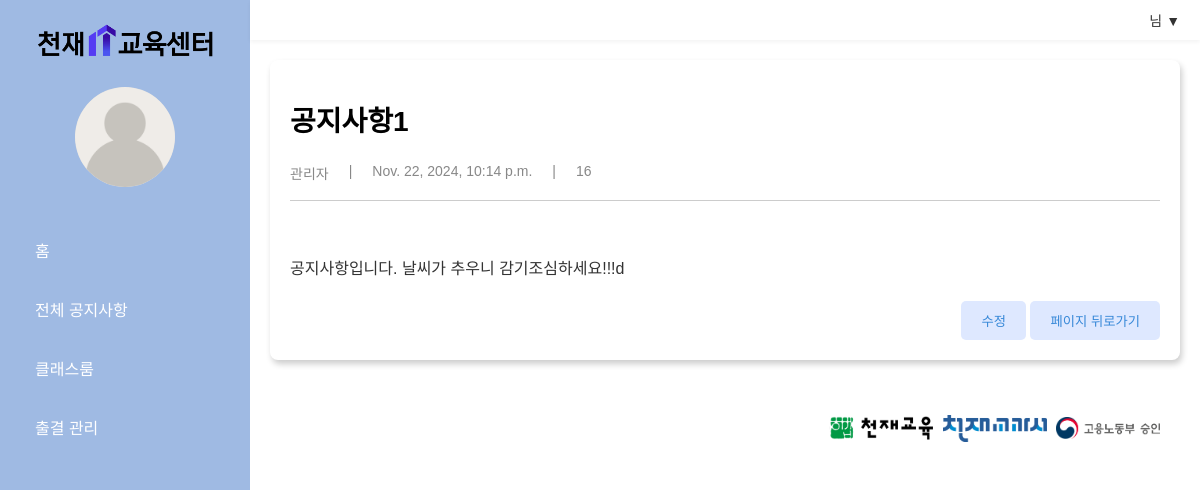
/notices/content/2, run on the app's committed database.
### managementapp/models.py (models this page shows)
class Documents(models.Model):
    title = models.TextField(max_length=300)
    writer = models.CharField(max_length=200)
    content = models.TextField()
    rdate = models.DateTimeField()
    udate = models.DateTimeField()
    view_count = models.IntegerField()

### managementapp/views.py (the view)
# urls.py: path('notices/content/<int:id>',views.notice_content, name='notice_content'),
def notice_content(request,id):
    template = loader.get_template('notices/notice_content.html')
    document=Documents.objects.get(id=id)
    document.view_count += 1
    document.save()
    context = {
        'document': document
    }
    return HttpResponse(template.render(context,request))

### managementapp/templates/notices/notice_content.html
{% extends "base.html" %}
{%load static%}
{% block content %}
<link rel="stylesheet" href="{% static 'css/content.css' %}">
<div class="notice-detail-container">
  <h1 class="notice-title">{{document.title}}</h1>
  <div class="notice-info">
    <p>{{document.writer}}</p>
    <p>|</p>
    <p>{{document.rdate}}</p>
    <p>|</p>
    <p>{{document.view_count}}</p>
  </div>
  <br/><br/>
  <div class="notice-content">{{document.content}}</div>
  <div class="button-container">
    <button class="buttons" onclick="location.href='../update/{{document.id}}'">수정</button>
    <button class="buttons" onclick="location.href='../'">페이지 뒤로가기</button>
  </div>
</div>
{% endblock %}

### managementapp/static/css/base.css (style rules this page uses)
body { margin: 0; font-family: Arial, sans-serif; background-color: #fff; display: flex; flex-direction: column; }

### managementapp/static/css/content.css (style rules this page uses)
.notice-detail-container { padding: 20px; background-color: #fff; border-radius: 8px; box-shadow: 2px 4px 6px rgba(0.1, 0, 0, 0.2); }
.notice-title { font-size: 28px; font-weight: bold; margin-bottom: 10px; }
.notice-info { display: flex; justify-content: flex; gap: 20px; margin-bottom: 20px; border-bottom: 1px solid #ccc; padding-bottom: 3px; }
.notice-info p { color: #888; font-size: 14px; }
.notice-content { font-size: 16px; line-height: 1.5; color: #333; }
.button-container { margin-top: 20px; text-align: right; justify-content: flex-end; }
.buttons { display: inline-block; background-color: #DEE8FF; color: #3788D8; padding: 10px 20px; border: none; border-radius: 5px; cursor: pointer; }

### data on the page
Documents: title "공지사항1", writer "관리자", rdate "Nov. 22, 2024, 10:14 p.m.", view_count "16", content "공지사항입니다. 날씨가 추우니 감기조심하세요!!!d"
